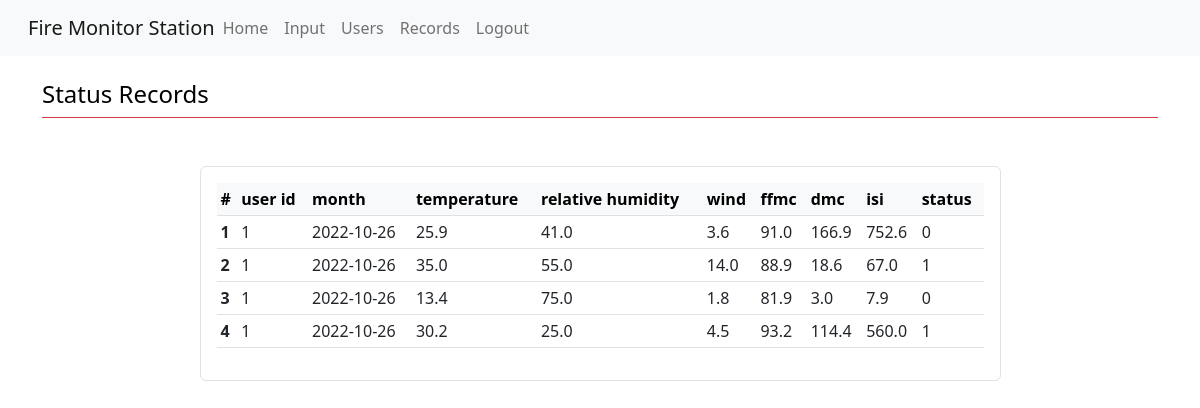
The page /records (signed in) on the database as committed earlier.
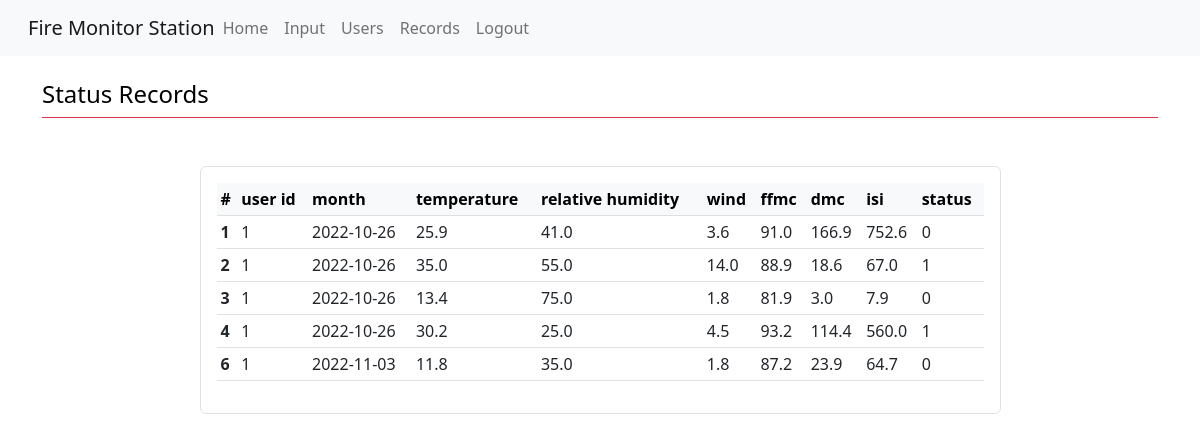
The same page on the database as committed later.
### app.py (models this page shows)
class features(db.Model):
    id = db.Column(db.Integer,primary_key=True,unique=True)
    user_id = db.Column(db.Integer, db.ForeignKey("user.id"), nullable=False)
    date=db.Column(db.Date, default=datetime.datetime.utcnow)
    temp = db.Column(db.Float[20],nullable=False)
    rh = db.Column(db.Float[20],nullable=False)
    wind = db.Column(db.Float[20],nullable=False)
    ffmc = db.Column(db.Float[20],nullable=False)
    dmc = db.Column(db.Float[20],nullable=False)
    dc = db.Column(db.Float[20],nullable=False)
    status = db.Column(db.Integer, nullable=False)

### app.py (the view)
@app.route("/records", methods=['GET','POST'])
@login_required
def records():
    read_records=features.query.order_by(features.id)
    return render_template('records.html',name=session.get("username","Unknown"),read_records=read_records)

### app.py (called while the page is built)
@login_manager.user_loader
def load_user(user_id):
    return User.query.get(int(user_id))

### templates/records.html
{% extends 'template.html' %}
{% block content %}
<div class="h4 pb-2 mb-4 text-black border-bottom border-danger">
   Status Records
 </div>
   {% if current_user.is_authenticated %}
   <div class="p-4 d-flex justify-content-center mt-0">
      <main class="p-3 w-75 border rounded " >
   <div class="table-responsive">
   <table class="table table-sm ">
    <thead class="table-light">
       <tr>
        <th scope="col">#</th>
        <th scope="col">user id</th>
        <th scope="col">month</th>
        <th scope="col">temperature</th>
        <th scope="col">relative humidity</th>
        <th scope="col">wind</th>
        <th scope="col">ffmc</th>
        <th scope="col">dmc</th>
        <th scope="col">isi</th>
        <th scope="col">status</th>
        </tr>
        </thead>
        {% for records in read_records %}
        <tbody >
       <tr>
            <th scope="row">{{records.id}}</th>
            <td>{{records.user_id}}</td>
            <td>{{records.date}}</td>
            <td>{{records.temp}}</td>
            <td>{{records.rh}}</td>
            <td>{{records.wind}}</td>
            <td>{{records.ffmc}}</td>
            <td>{{records.dmc}}</td>
            <td>{{records.dc}}</td>
            <td>{{records.status}}</td>
            </tr>
        </tbody>
        {%endfor%}
    </table>
   </div>
      </main>
   </div>
{% endif %}
{% endblock %}

### templates/template.html (shortened to what this page needs)
<!doctype html>
<html lang="en" >
  <head>
    <link rel="stylesheet" href="https://cdn.jsdelivr.net/npm/bootstrap@5.2.1/dist/css/bootstrap.rtl.min.css">
  </head>
  <body>
    {% include 'navbar.html' %}
    <br/>
    <div class="container">
        {% block content %}
        {% endblock %}
    </div>
  </body>
</html>

### templates/navbar.html (shortened to what this page needs)
<nav class="navbar navbar-expand-lg bg-light">
  <div class="container-fluid">
    <a class="navbar-brand" href="{{url_for('landing')}}">Fire Monitor Station</a>
    <div class="collapse navbar-collapse" id="navbarNavAltMarkup">
      <div class="navbar-nav">
        {% if current_user.is_authenticated %}
        <a class="nav-link" aria-current="page" href="{{url_for('dashboard')}}">Home</a>
        <a class="nav-link" href="{{url_for('inputs')}}">Input</a>
        <a class="nav-link" href="{{url_for('register')}}">Users</a>
        <a class="nav-link" href="{{url_for('records')}}">Records</a>
        <a class="nav-link" href="{{url_for('logout')}}">Logout</a>
        {%endif%}
      </div>
    </div>
  </div>
</nav>

Rows that differ between the two databases and show on the page:
added features: id "6", user_id "1", date "2022-11-03", temp "11.8", rh "35.0", wind "1.8", ffmc "87.2", dmc "23.9", dc "64.7", status "0"
